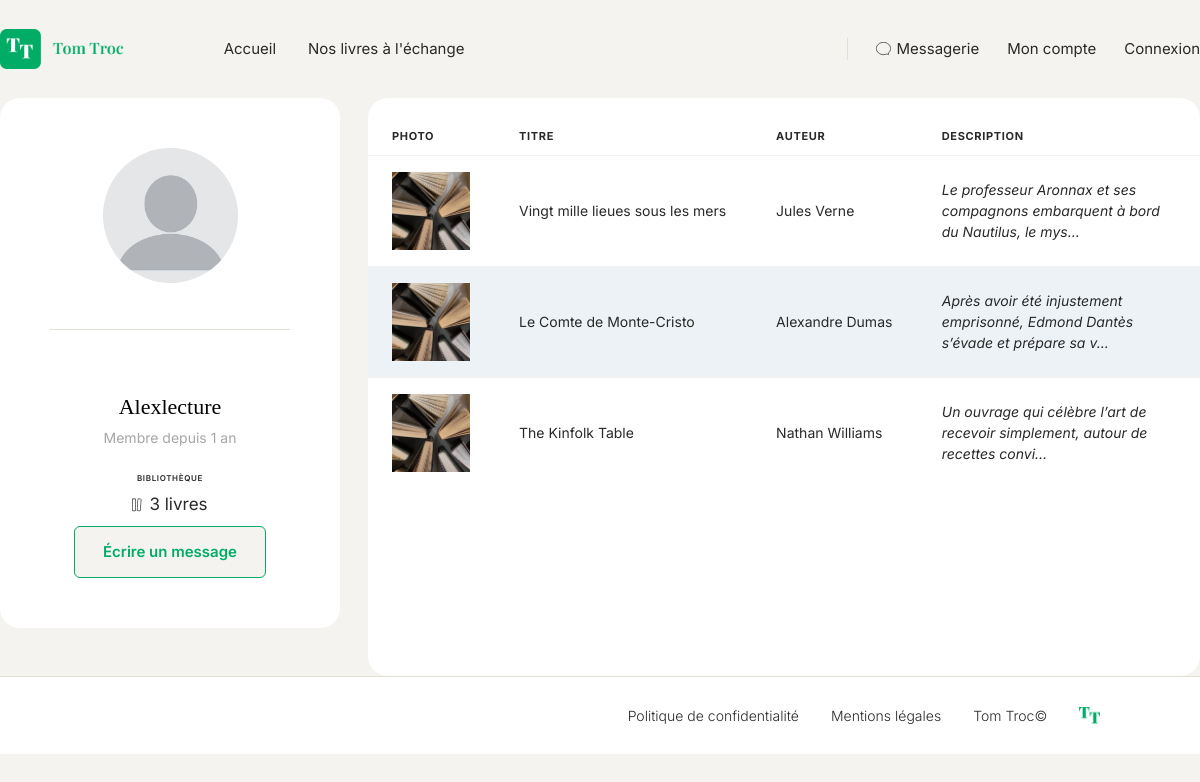
Page /compte/2 on the committed database.
### tables this page shows
CREATE TABLE users (
    id INT AUTO_INCREMENT PRIMARY KEY,
    username VARCHAR(50) NOT NULL UNIQUE,
    email VARCHAR(255) NOT NULL UNIQUE,
    password VARCHAR(255) NOT NULL,
    avatar VARCHAR(255) NULL,
    created_at TIMESTAMP DEFAULT CURRENT_TIMESTAMP
);

CREATE TABLE books (
    id INT AUTO_INCREMENT PRIMARY KEY,

    owner_id INT NOT NULL,

    title VARCHAR(255) NOT NULL,
    author VARCHAR(255) NOT NULL,
    image VARCHAR(255) NULL,
    description TEXT NULL,
    available BOOLEAN NOT NULL DEFAULT FALSE,

    FOREIGN KEY (owner_id) REFERENCES users(id)
);

### services/AbstractController.php (called while the page is built, shortened)
<?php
abstract class AbstractController
{
    protected function render(string $view, array $data = []): void
    {
        extract($data);
        $viewFile = dirname(__DIR__) . '/views/' . $view . '.php';
        require $viewFile;
        require dirname(__DIR__) . '/views/main.php';
    }
}

### controllers/CompteController.php (called while the page is built, shortened)
<?php
class CompteController extends AbstractController
{
    public function compte(string $id): void
    {
        $userManager = new UserManager();
        $user = $userManager->getUserById($id);
        $bookManager = new BookManager();
        $books = $bookManager->getBooksByOwnerId($user->getId());
        $this->render('compte/compte', [
            'title' => $user->getUsername(),
            'user' => $user,
            'books' => $books,
            'memberSince' => $this->getMemberSince($user->getCreatedAt()),
        ]);
    }
    private function getMemberSince($createdAt): string
    {
        $created = new DateTime($createdAt);
        $now = new DateTime();
        $interval = $created->diff($now);
        if ($interval->y > 0) {
            return $interval->y . ' an' . ($interval->y > 1 ? 's' : '');
        } elseif ($interval->m > 0) {
            return $interval->m . ' mois';
        } else {
            return $interval->d . ' jour' . ($interval->d > 1 ? 's' : '');
        }
    }
}

### index.php (called while the page is built, shortened)
<?php
$router = new Router();
$router->add('', 'AccueilController', 'accueil');
$router->add('accueil', 'AccueilController', 'accueil');
$router->add('nos-livres', 'LivreController', 'livres');
$router->add('livre/add', 'LivreController', 'ajouter');
$router->add('livre/{id}', 'LivreController', 'livre');
$router->add('livre/{id}/update', 'LivreController', 'modification');
$router->add('livre/{id}/delete', 'LivreController', 'suppression');
$router->add('inscription', 'AuthentificationController', 'inscription');
$router->add('connexion', 'AuthentificationController', 'connexion');
$router->add('deconnexion', 'AuthentificationController', 'logout');
$router->add('compte/{id}', 'CompteController', 'compte');
$router->add('mon-compte', 'CompteController', 'monCompte');
$router->add('messages', 'MessageController', 'message');
$router->add('message/{id}', 'MessageController', 'message');
$router->add('message/{id}/nouveau', 'MessageController', 'nouveau');
$router->add('message/{id}/envoyer', 'MessageController', 'envoyer');
$router->dispatch($_SERVER['REQUEST_URI']);

### services/DBManager.php (called while the page is built, shortened)
<?php
class DBManager
{
    private static $instance;
    private $db;
    private function __construct()
    {
        $this->db = new PDO('mysql:host=' . DB_HOST . ';dbname=' . DB_NAME . ';charset=utf8', DB_USER, DB_PASS);
        $this->db->setAttribute(PDO::ATTR_ERRMODE, PDO::ERRMODE_EXCEPTION);
        $this->db->setAttribute(PDO::ATTR_DEFAULT_FETCH_MODE, PDO::FETCH_ASSOC);
    }
    public static function getInstance() : DBManager
    {
        if (!self::$instance) {
            self::$instance = new DBManager();
        }
        return self::$instance;
    }
    public function getPDO() : PDO
    {
        return $this->db;
    }
}

### services/AbstractManager.php (called while the page is built, shortened)
<?php
abstract class AbstractManager {
    public function __construct()
    {
        $this->db = DBManager::getInstance();
    }
}

### managers/UserManager.php (called while the page is built, shortened)
<?php
class UserManager extends AbstractManager
{
    public function getUserById(string $id): ?User
    {
        $sql = "SELECT *
                FROM users
                WHERE id = :id";
        $query = $this->db->getPDO()->prepare($sql);
        $query->execute(['id' => $id]);
        $data = $query->fetch();
        $user = new User($data);
        return $user;
    }
}

### services/AbstractEntity.php (called while the page is built, shortened)
<?php
abstract class AbstractEntity
{
    protected int $id = -1;
    protected function hydrate(array $data) : void
    {
        foreach ($data as $key => $value) {
            $method = 'set' . str_replace('_', '', ucwords($key, '_'));
        }
    }
    public function setId(int $id) : void
    {
        $this->id = $id;
    }
    public function getId() : int
    {
        return $this->id;
    }
}

### models/User.php (called while the page is built, shortened)
<?php
class User extends AbstractEntity
{
    private string $username;
    private ?string $avatar;
    public function getUsername(): string
    {
        return $this->username;
    }
    public function setUsername(string $username): void
    {
        $this->username = $username;
    }
    public function getAvatar(): ?string
    {
        return $this->avatar;
    }
    public function setAvatar(?string $avatar): void
    {
        $this->avatar = $avatar;
    }
}

### managers/BookManager.php (called while the page is built, shortened)
<?php
class BookManager extends AbstractManager
{
    public function getBooksByOwnerId(string $ownerId): array
    {
        $sql = "SELECT *
                FROM books
                WHERE owner_id LIKE :owner_id";
        $query = $this->db->getPDO()->prepare($sql);
        $query->execute(['owner_id' => $ownerId]);
        $books = [];
        while ($data = $query->fetch()) {
            $books[] = new Book($data);
        }
        return $books;
    }
}

### models/Book.php (called while the page is built, shortened)
<?php
class Book extends AbstractEntity
{
    private string $title;
    private string $author;
    private ?string $image = null;
    private ?string $description = null;
    public function getTitle(): string
    {
        return $this->title;
    }
    public function setTitle(string $title): void
    {
        $this->title = $title;
    }
    public function getAuthor(): string
    {
        return $this->author;
    }
    public function setAuthor(string $author): void
    {
        $this->author = $author;
    }
    public function getImage(): ?string
    {
        return $this->image;
    }
    public function setImage(?string $image): void
    {
        $this->image = $image;
    }
    public function getDescription(): ?string
    {
        return $this->description;
    }
    public function setDescription(?string $description): void
    {
        $this->description = $description;
    }
}

### views/compte/compte.php (the view)
<div class="container compte-public">
    <div class="account__panels">
        <div class="card profile-card">
            <img src="assets/images/<?= htmlspecialchars($user->getAvatar() ?? 'profil.jpg') ?>" alt="Avatar de <?= htmlspecialchars($user->getUsername()) ?>" class="profile-card__avatar">
            <hr class="profile-card__divider">
            <p class="profile-card__username"><?= htmlspecialchars($user->getUsername()) ?></p>
            <p class="profile-card__member-since">Membre depuis <?= htmlspecialchars($memberSince) ?></p>
            <p class="profile-card__label">Bibliothèque</p>
            <p class="profile-card__book-count"><img src="assets/images/bibliothèque.svg"><?= count($books) ?> livre<?= count($books) > 1 ? 's' : '' ?></p>
            <a href="message/<?= htmlspecialchars($user->getId()) ?>/nouveau" class="button button--outline profile-card__contact-button">
                Écrire un message
            </a>
        </div>
    </div>
    <div class="card account-books">
        <table class="account-books__table">
            <thead>
                <tr>
                    <th>Photo</th>
                    <th>Titre</th>
                    <th>Auteur</th>
                    <th>Description</th>
                </tr>
            </thead>
            <tbody>
                <?php foreach ($books as $book): ?>
                    <tr>
                        <td>
                            <img src="assets/images/<?= htmlspecialchars($book->getImage() ?? 'livre.jpg') ?>" alt="Couverture de <?= htmlspecialchars($book->getTitle()) ?>" class="account-books__thumbnail">
                        </td>
                        <td>
                            <a href="livre/<?= htmlspecialchars($book->getId()) ?>">
                                <?= htmlspecialchars($book->getTitle()) ?>
                            </a>
                        </td>
                        <td><?= htmlspecialchars($book->getAuthor()) ?></td>
                        <td class="account-books__description">
                            <?= htmlspecialchars(mb_strimwidth($book->getDescription(), 0, 80, '...')) ?>
                        </td>
                    </tr>
                <?php endforeach; ?>
            </tbody>
        </table>
    </div>
</div>

### services/Router.php (shortened to what this page needs)
<?php
class Router
{
    private array $routes = [];
    public function add(string $uri, string $controller, string $method): void
    {
        $uri = trim($uri, '/');
        $pattern = preg_replace('#\{[a-zA-Z_]+\}#', '([^/]+)', $uri);
        $pattern = '#^' . $pattern . '$#';
        $this->routes[] = [
            'pattern' => $pattern,
            'controller' => $controller,
            'method' => $method,
        ];
    }
    public function dispatch(string $uri): void
    {
        $path = parse_url($uri, PHP_URL_PATH);
        $path = trim($path, '/');
        foreach ($this->routes as $route) {
            if (preg_match($route['pattern'], $path, $matches)) {
                array_shift($matches);
                $method = $route['method'];
                $controller = new $controllerClass();
                $controller->$method(...$matches);
                return;
            }
        }
    }
}

### assets/css/base.css (style rules this page uses)
* { box-sizing: border-box; margin: 0; padding: 0; }
img { max-width: 100%; display: block; }
a { color: inherit; text-decoration: none; }
:root { --color-bg: #F5F3EF; --color-bg-soft: #FAF9F7; --color-bg-muted: #EFEBE1; --color-surface: #FFFFFF; --color-primary: #00AC66; --color-primary-dark: #23875A; --color-text: black; --color-text-muted: #292929; --color-text-faint: #A6A6A6; --color-border: #E3DFD3; --color-danger-bg: #C56D6D; --color-danger-text: white; --color-form-field: #EDF2F6; --color-form-field-border: #F0F0F0; --color-disponible: #6DC5A1; --color-indisponible: #C56D6D; --color-supprimer: #CB2D2D; --font-display: 'Playfair Display', Georgia, 'Times New Roman', serif; --font-body: 'Inter', -apple-system, BlinkMacSystemFont, 'Segoe UI', Helvetica, Arial, sans-serif; --container-width: 1200px; --section-padding-y: 96px; --radius-sm: 6px; --radius-md: 10px; }
body { font-family: var(--font-body); color: var(--color-text); background-color: var(--color-bg); line-height: 1.5; }
.container { max-width: var(--container-width); margin: 0 auto; padding: 0px; }

### assets/css/components.css (style rules this page uses)
.button { display: inline-block; font-size: 15px; font-weight: 600; padding: 14px 28px; border-radius: var(--radius-sm); transition: background-color 0.2s ease, color 0.2s ease, border-color 0.2s ease; }
.button--outline { background-color: var(--color-bg); color: var(--color-primary); border: 1.5px solid var(--color-primary); }
.card { background-color: var(--color-surface); border-radius: 20px; padding: 50px; }

### assets/css/pages/mon-compte.css (style rules this page uses)
.account__panels { display: flex; gap: 24px; margin-bottom: 48px; }
.profile-card { display: flex; flex-direction: column; flex: 1 1 360px; text-align: center; align-items: center; }
.profile-card__avatar { width: 135px; height: 135px; border-radius: 50%; object-fit: cover; margin: 0 auto 6px; }
.profile-card__divider { width: 240px; border: none; border-top: 1px solid var(--color-border); margin: 40px 0 60px 0; align-items: center; }
.profile-card__username { font-family: var(--font-display); font-weight: 400; font-size: 22px; color: var(--color-text); margin-bottom: 4px; }
.profile-card__member-since { font-size: 14px; color: var(--color-text-faint); margin-bottom: 24px; }
.profile-card__label { font-size: 8px; font-weight: 600; letter-spacing: 0.08em; text-transform: uppercase; color: var(--color-text-muted); margin-bottom: 8px; }
.profile-card__book-count { font-size: 17px; color: var(--color-text-muted); display: flex; flex-direction: row; justify-content: center; gap: 7px; }
.profile-card__book-count img { height: auto; width: 10px; }
.profile-card__contact-button { margin-top: 8px; }
.account-books { padding: 0; overflow: hidden; width: 100%; }
.account-books__table { width: 100%; border-collapse: collapse; color: var(--color-text-muted); }
.account-books__table a { color: var(--color-text-muted); }
.account-books__table thead th { text-align: left; font-size: 11px; font-weight: 700; letter-spacing: 0.06em; text-transform: uppercase; padding: 30px 24px 10px 24px; }
.account-books__table tbody tr:nth-child(even) { background-color: var(--color-form-field); }
.account-books__table td { padding: 16px 24px; font-size: 14px; color: var(--color-text-muted); vertical-align: middle; border-top: 1px solid var(--color-bg); }
.account-books__thumbnail { width: 78px; height: 78px; object-fit: cover; }
.account-books__description { font-style: italic; max-width: 280px; }
.compte-public { display: flex; flex-direction: row; gap: 28px; }
.compte-public > .account__panels { width: 33%; height: min-content; }

### rows in the picture
users: username "Alexlecture"
books: title "Vingt mille lieues sous les mers", author "Jules Verne", description "Le professeur Aronnax et ses compagnons embarquent à bord du Nautilus, le mys..."
books: title "Le Comte de Monte-Cristo", author "Alexandre Dumas", description "Après avoir été injustement emprisonné, Edmond Dantès s’évade et prépare sa v..."
books: title "The Kinfolk Table", author "Nathan Williams", description "Un ouvrage qui célèbre l’art de recevoir simplement, autour de recettes convi..."

### other values in the picture
$memberSince "1 an"
count($books) "3"
